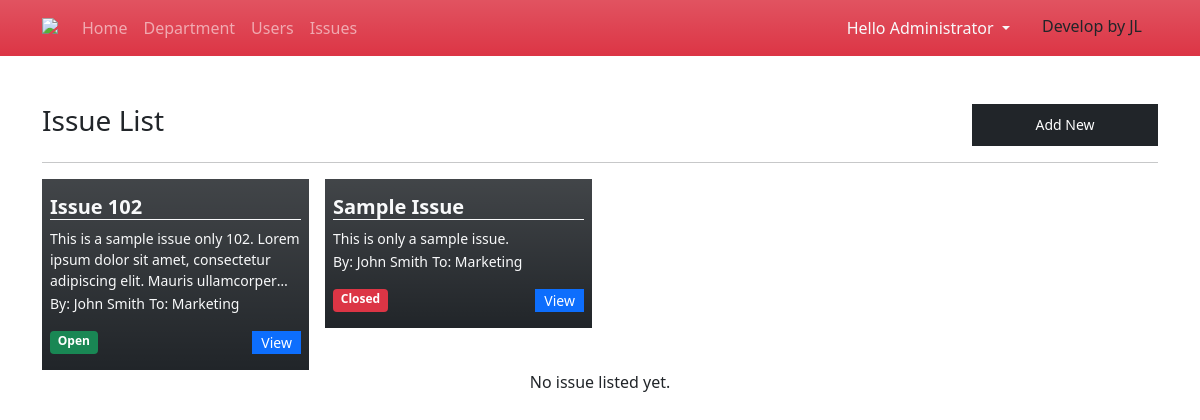
The page /?page=issues (signed in) on the database as committed earlier.
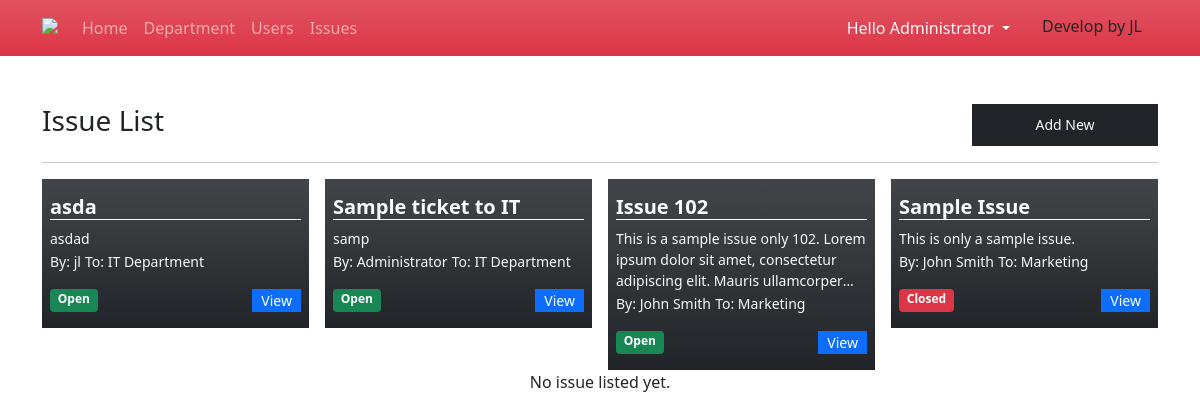
The same page on the database as committed later.
### tables this page shows
CREATE TABLE issue_list (
            `issue_id` INTEGER PRIMARY KEY AUTOINCREMENT,
            `title` TEXT NOT NULL,
            `description` TEXT NOT NULL,
            `department_id` INTEGER NOT NULL,
            `user_id` INTEGER NOT NULL,
            `status` INTEGER NOT NULL DEFAULT 0,
            `date_created` TIMESTAMP DEFAULT CURRENT_TIMESTAMP,
            `date_updated` TIMESTAMP NULL
        , priority INTEGER);

CREATE TABLE user_list (
            `user_id` INTEGER PRIMARY KEY AUTOINCREMENT,
            `fullname` TEXT NOT NULL,
            `email` TEXT NOT NULL,
            `contact` TEXT NOT NULL,
            `username` TEXT NOT NULL,
            `password` TEXT NOT NULL,
            `department_id` INTEGER,
            `type` INTEGER,
            `designation` TEXT NOT NULL,
            `date_created` TIMESTAMP DEFAULT CURRENT_TIMESTAMP
        );

CREATE TABLE department_list (
            `name` TEXT NOT NULL,
            `description` TEXT NOT NULL,
            `date_created` TIMESTAMP DEFAULT CURRENT_TIMESTAMP
        );

### issues.php (the view, shortened to what this page needs)
<div class="w-100 d-flex justify-content-between">
<h3>Issue List</h3>
<button class="btn btn-dark btn-sm py-1 rounded-0 col-2" type="button" id="create_new">Add New</button>
</div>
<hr>
<div class="row gx-3 row-cols-4">
    <?php
        $where = "";
        $sql = "SELECT i.*,u.fullname, d.name from issue_list i inner join department_list d on i.department_id = d.rowid inner join user_list u on i.user_id = u.user_id {$where} ORDER BY i.`status` asc, strftime('%s', i.date_created) desc";
        $qry = $conn->query($sql);
        while($row = $qry->fetchArray()):
    ?>
    <div class="col">
        <div class="w-100 bg-dark text-light bg-gradient opcaity-70 py-3 px-2">
            <h5 class="truncate-1 border-bottom border-light" title="<?php echo $row['title'] ?>"><b><?php echo $row['title'] ?></b></h5>
            <small class="truncate-3">
            <?php
                echo $row['description'];
            ?>
            </small>
            <?php if($_SESSION['type'] == 1): ?>
                <small>By: <?php echo $row['fullname'] ?></small>
                <small>To: <?php echo $row['name'] ?></small>
            <?php endif ?>
            <div class="w-100 d-flex justify-content-between align-items-middle mt-3">
                <?php
                if($row['status'] == 0 ){
                    echo "<span class='w-auto badge bg-success'>Open</span>";
                }else{
                    echo "<span class='w-auto badge bg-danger'>Closed</span>";
                }
                ?>
                <a class="btn btn-sm btn-primary col-auto py-0 rounded-0" href="./?page=view_issue&id=<?php echo md5($row['issue_id']) ?>">View</a>
            </div>
        </div>
    </div>
    <?php endwhile; ?>
</div>
<?php if(!$qry->fetchArray()): ?>
<div class="w-100 text-center">No issue listed yet.</div>
<?php endif; ?>

### index.php (shortened to what this page needs)
<?php
$page = isset($_GET['page']) ? $_GET['page'] : 'home';
?>
<!DOCTYPE html>
<html lang="en">
<head>
    <link rel="stylesheet" href="css/bootstrap.min.css">
</head>
<body>
    <main>
    <nav class="navbar navbar-expand-lg navbar-dark bg-danger bg-gradient">
        <div class="container">
            <a class="navbar-brand" href="#">
                <img src="assets\drakester-logo.png" width=180 class="mb-2">
            </a>
            <div class="collapse navbar-collapse" id="navbarNav">
                <ul class="navbar-nav">
                    <li class="nav-item">
                        <a class="nav-link <?php echo ($page == 'home')? 'active' : '' ?>" aria-current="page" href="./">Home</a>
                    </li>
                    <?php if($_SESSION['type'] == 1): ?>
                    <li class="nav-item">
                        <a class="nav-link <?php echo ($page == 'department')? 'active' : '' ?>" aria-current="page" href="./?page=department">Department</a>
                    </li>
                    <li class="nav-item">
                        <a class="nav-link <?php echo ($page == 'users')? 'active' : '' ?>" aria-current="page" href="./?page=users">Users</a>
                    </li>
                    <?php endif; ?>
                    <li class="nav-item">
                    <a class="nav-link" href="./?page=issues">Issues</a>
                    </li>
                </ul>
            </div>
            <div>
            <div class="dropdown">
                <button class="btn btn-secondary dropdown-toggle bg-transparent  text-light border-0" type="button" id="dropdownMenuButton1" data-bs-toggle="dropdown" aria-expanded="false">
                    Hello <?php echo $_SESSION['fullname'] ?>
                </button>
                  <span class="p-3 fs-6">Develop by JL</span>
            </div>
            </div>
        </div>
    </nav>
    <div class="container py-5">
        <?php
            include $page.'.php';
        ?>
    </div>
    </main>
</body>
</html>

### index.php (style rules this page uses)
.truncate-1 { overflow: hidden; text-overflow: ellipsis; display: -webkit-box; -webkit-line-clamp: 1; -webkit-box-orient: vertical; }
.truncate-3 { overflow: hidden; text-overflow: ellipsis; display: -webkit-box; -webkit-line-clamp: 3; -webkit-box-orient: vertical; }

Rows that differ between the two databases and show on the page:
added issue_list: title "asda", description "asdad", user.fullname "jl", department_list.name "IT Department", status "Open"
added issue_list: title "Sample ticket to IT", description "samp", user.fullname "Administrator", department_list.name "IT Department", status "Open"
